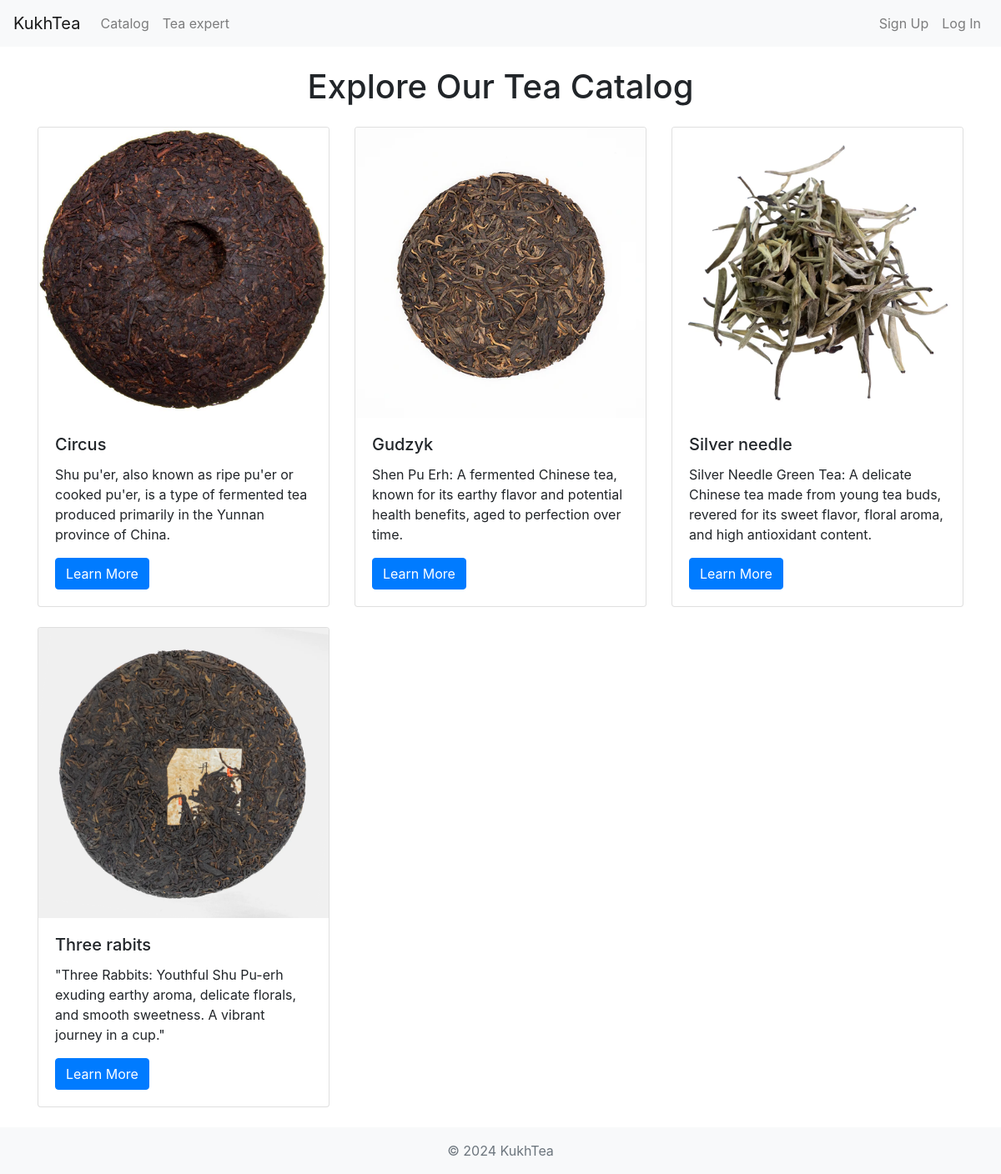
Page /catalog/ on the committed database.
### app/models.py (models this page shows, shortened)
class Product(models.Model):
	name = models.CharField(max_length=100)
	category = models.ForeignKey(Category, on_delete=models.CASCADE, default=1)
	description = models.CharField(max_length=250, default='', blank=True, null=True)
	image = models.ImageField(upload_to='uploads/product/')
	favourite = models.ManyToManyField(User, related_name='favourite_products')

### app/views.py (the view)
# urls.py: path('catalog/', views.catalog, name="Catalog"),
def catalog(request):
    products = Product.objects.all()
    return render(request, "catalog.html", {'products' : products})

### app/templates/catalog.html (shortened to what this page needs)
{% extends "index.html" %}
{% block content %}
{% load static %}
<div class="container">
    <br/>
    <div class="row">
        <div class="col-md-12">
            <h1 class="text-center mb-4">Explore Our Tea Catalog</h1>
        </div>
    </div>
    <div class="row">
        {% for product in products %}
        <div class="col-md-4">
            <div class="card mb-4">
                <img src="{{ product.image.url }}" class="card-img-top" alt="Green Tea">
                <div class="card-body">
                    <h5 class="card-title">{{ product.name }}</h5>
                    <p class="card-text">{{ product.description}}</p>
                    <a href="{% url 'Product' product.id %}" class="btn btn-primary">Learn More</a>
                </div>
            </div>
        </div>
        {% endfor %}
    </div>
</div>
{% endblock %}

### assets/style/style.css (style rules this page uses)
html, body { height: 100%; }

### rows in the picture
Product: image (picture), name "Circus", description "Shu pu'er, also known as ripe pu'er or cooked pu'er, is a type of fermented tea produced primarily in the Yunnan province of China."
Product: image (picture), name "Gudzyk", description "Shen Pu Erh: A fermented Chinese tea, known for its earthy flavor and potential health benefits, aged to perfection over time."
Product: image (picture), name "Silver needle", description "Silver Needle Green Tea: A delicate Chinese tea made from young tea buds, revered for its sweet flavor, floral aroma, and high antioxidant content."
Product: image (picture), name "Three rabits", description "\"Three Rabbits: Youthful Shu Pu-erh exuding earthy aroma, delicate florals, and smooth sweetness. A vibrant journey in a cup.\""
